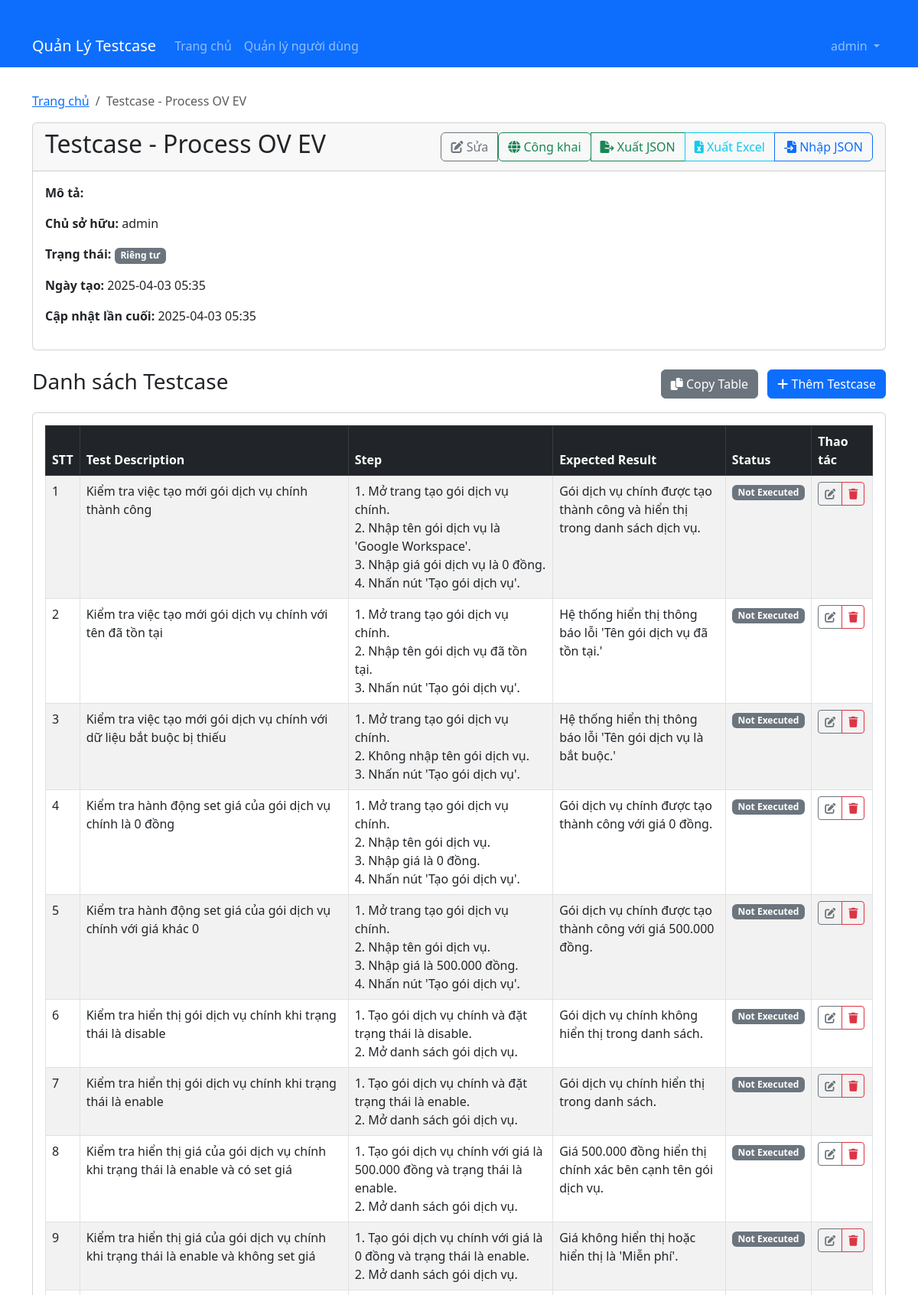
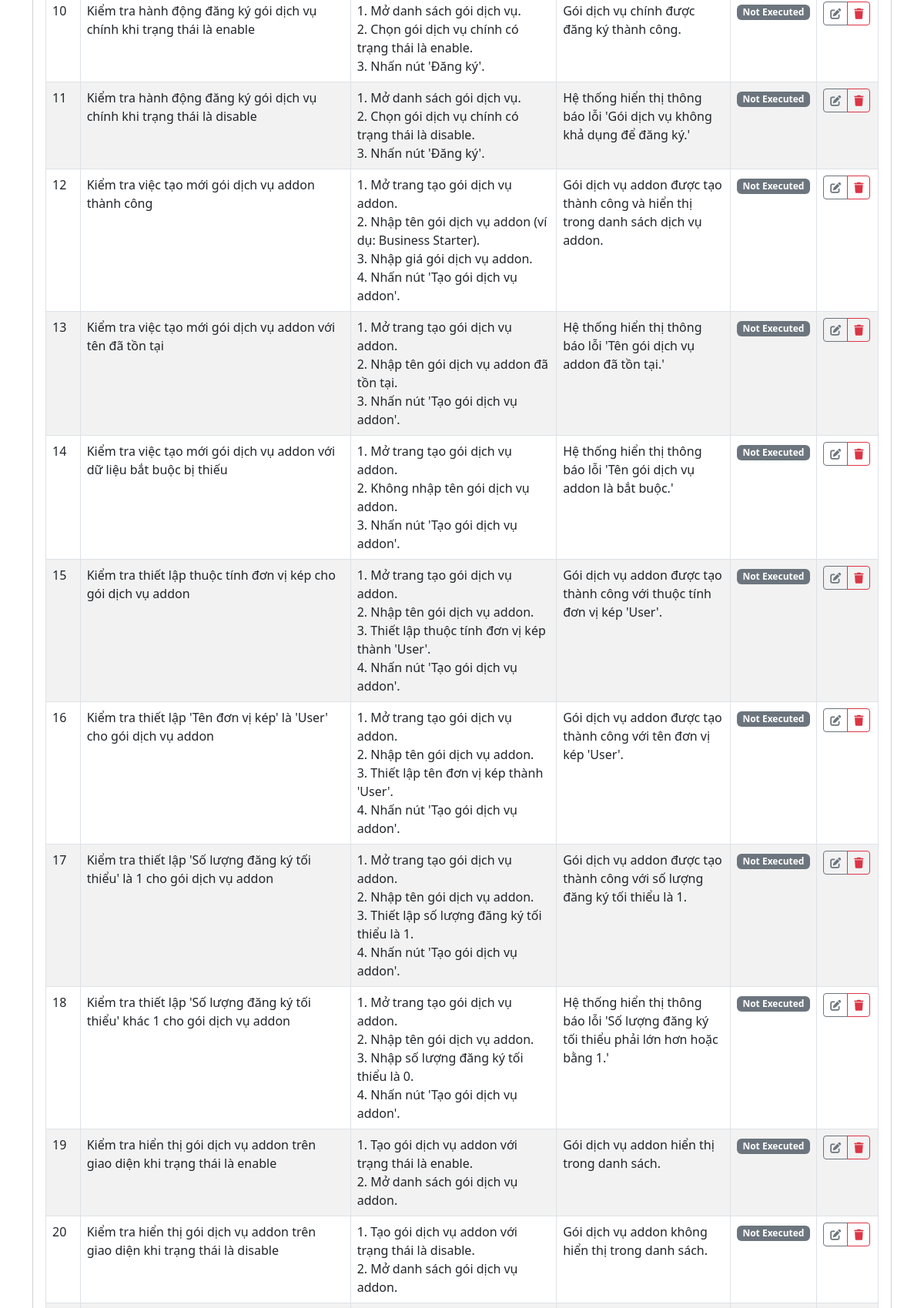
Page /testcase-set/1 (signed in, upper part) on the committed database (2 pictures, top to bottom).
### models/user.py (models this page shows, shortened)
class User(db.Model):
    id = db.Column(db.Integer, primary_key=True)
    username = db.Column(db.String(64), unique=True, nullable=False)
    email = db.Column(db.String(120), unique=True, nullable=False)
    password_hash = db.Column(db.String(128))
    is_admin = db.Column(db.Boolean, default=False)
    created_at = db.Column(db.DateTime, default=datetime.utcnow)
    testcase_sets = db.relationship('TestCaseSet', backref='user', lazy=True)

### models/testcase_set.py (models this page shows, shortened)
class TestCaseSet(db.Model):
    id = db.Column(db.Integer, primary_key=True)
    name = db.Column(db.String(100), nullable=False)
    description = db.Column(db.String(255))
    created_at = db.Column(db.DateTime, default=datetime.utcnow)
    updated_at = db.Column(db.DateTime, default=datetime.utcnow, onupdate=datetime.utcnow)
    test_cases = db.relationship('TestCase', backref='test_case_set', lazy=True, cascade="all, delete-orphan")
    user_id = db.Column(db.Integer, db.ForeignKey('user.id'))
    is_public = db.Column(db.Boolean, default=False)  # Testcase có công khai không

### models/testcase.py (models this page shows, shortened)
class TestCase(db.Model):
    id = db.Column(db.Integer, primary_key=True)
    test_case_set_id = db.Column(db.Integer, db.ForeignKey('test_case_set.id'), nullable=False)
    number = db.Column(db.Integer, nullable=False)  # Đảm bảo thuộc tính này tồn tại
    description = db.Column(db.Text, nullable=False)
    step = db.Column(db.Text)
    expected_result = db.Column(db.Text)
    status = db.Column(db.String(20), default='Not Executed')
    created_at = db.Column(db.DateTime, default=datetime.utcnow)
    updated_at = db.Column(db.DateTime, default=datetime.utcnow, onupdate=datetime.utcnow)

### routes/testcase_set.py (the view)
@testcase_set_bp.route('/<int:id>')
@login_required
def detail(id):
    testcase_set = TestCaseSet.query.get_or_404(id)
    if not testcase_set.is_public and testcase_set.user_id != session.get('user_id') and not session.get('is_admin'):
        flash('Bạn không có quyền xem bộ test case này', 'danger')
        return redirect(url_for('testcase_set.index'))
    testcases = TestCase.query.filter_by(test_case_set_id=id).all()
    return render_template('testcase_set_detail.html', testcase_set=testcase_set, testcases=testcases)

### app.py (called while the page is built)
@app.template_filter('nl2br')
def nl2br(value):
    if value:
        return value.replace('\n', '<br>')
    return ''

@app.context_processor
def inject_session():
    from flask import session
    return dict(session=session)

### routes/auth.py (called while the page is built)
def login_required(f):
    @wraps(f)
    def decorated_function(*args, **kwargs):
        if 'user_id' not in session:
            flash('Vui lòng đăng nhập để tiếp tục', 'warning')
            return redirect(url_for('auth.login', next=request.url))
        return f(*args, **kwargs)
    return decorated_function

### templates/testcase_set_detail.html (shortened to what this page needs)
{% extends 'base.html' %}
{% block content %}
<nav aria-label="breadcrumb">
    <ol class="breadcrumb">
        <li class="breadcrumb-item"><a href="{{ url_for('dashboard') }}">Trang chủ</a></li>
        <li class="breadcrumb-item active">{{ testcase_set.name }}</li>
    </ol>
</nav>
<div class="card mb-4">
    <div class="card-header">
        <div class="d-flex justify-content-between align-items-center">
            <h2>{{ testcase_set.name }}</h2>
            <div class="btn-group" role="group">
                {% if session.is_admin or testcase_set.user_id == session.user_id %}
                <a href="{{ url_for('testcase_set.edit', id=testcase_set.id) }}" class="btn btn-outline-secondary">
                    <i class="fas fa-edit"></i> Sửa
                </a>
                <form action="{{ url_for('testcase_set.toggle_public', id=testcase_set.id) }}" method="post" class="d-inline">
                    <button type="submit" class="btn btn-outline-{% if testcase_set.is_public %}warning{% else %}success{% endif %}">
                        <i class="fas fa-{% if testcase_set.is_public %}lock{% else %}globe{% endif %}"></i>
                        {% if testcase_set.is_public %}Đặt riêng tư{% else %}Công khai{% endif %}
                    </button>
                </form>
                {% endif %}
                <a href="{{ url_for('testcase_set.export', id=testcase_set.id) }}" class="btn btn-outline-success">
                    <i class="fas fa-file-export"></i> Xuất JSON
                </a>
                <a href="{{ url_for('testcase_set.export_excel', id=testcase_set.id) }}" class="btn btn-outline-info">
                    <i class="fas fa-file-excel"></i> Xuất Excel
                </a>
                {% if session.is_admin or testcase_set.user_id == session.user_id %}
                <button type="button" class="btn btn-outline-primary" data-bs-toggle="modal" data-bs-target="#importModal">
                    <i class="fas fa-file-import"></i> Nhập JSON
                </button>
                {% endif %}
            </div>
        </div>
    </div>
    <div class="card-body">
        <p><strong>Mô tả:</strong> {{ testcase_set.description }}</p>
        <p><strong>Chủ sở hữu:</strong> {{ testcase_set.user.username if testcase_set.user else 'N/A' }}</p>
        <p>
            <strong>Trạng thái:</strong>
            <span class="badge {% if testcase_set.is_public %}bg-success{% else %}bg-secondary{% endif %}">
                {% if testcase_set.is_public %}Công khai{% else %}Riêng tư{% endif %}
            </span>
        </p>
        <p><strong>Ngày tạo:</strong> {{ testcase_set.created_at.strftime('%Y-%m-%d %H:%M') }}</p>
        <p><strong>Cập nhật lần cuối:</strong> {{ testcase_set.updated_at.strftime('%Y-%m-%d %H:%M') }}</p>
    </div>
</div>
<div class="d-flex justify-content-between align-items-center mb-3">
    <h3>Danh sách Testcase</h3>
    <div>
        <button id="copyTableBtn" class="btn btn-secondary me-2">
            <i class="fas fa-copy"></i> Copy Table
        </button>
        {% if session.is_admin or testcase_set.user_id == session.user_id %}
        <a href="{{ url_for('testcase.create', testcase_set_id=testcase_set.id) }}" class="btn btn-primary">
            <i class="fas fa-plus"></i> Thêm Testcase
        </a>
        {% endif %}
    </div>
</div>
{% if testcase_set.test_cases %}
    <div class="card">
        <div class="card-body">
            <div class="table-responsive">
                <table id="testcaseTable" class="table table-striped table-bordered">
                    <thead class="table-dark">
                        <tr>
                            <th>STT</th>
                            <th>Test Description</th>
                            <th>Step</th>
                            <th>Expected Result</th>
                            <th>Status</th>
                            {% if session.is_admin or testcase_set.user_id == session.user_id %}
                            <th>Thao tác</th>
                            {% endif %}
                        </tr>
                    </thead>
                    <tbody>
                        {% for testcase in testcase_set.test_cases|sort(attribute='number') %}
                        <tr>
                            <td>{{ testcase.number }}</td>
                            <td>{{ testcase.description }}</td>
                            <td>{{ testcase.step|nl2br|safe }}</td>
                            <td>{{ testcase.expected_result }}</td>
                            <td>
                                <span class="badge {% if testcase.status == 'Passed' %}bg-success{% elif testcase.status == 'Failed' %}bg-danger{% else %}bg-secondary{% endif %}">
                                    {{ testcase.status }}
                                </span>
                            </td>
                            {% if session.is_admin or testcase_set.user_id == session.user_id %}
                            <td>
                                <div class="btn-group" role="group">
                                    <a href="{{ url_for('testcase.edit', id=testcase.id) }}" class="btn btn-sm btn-outline-secondary">
                                        <i class="fas fa-edit"></i>
                                    </a>
                                    <button type="button" class="btn btn-sm btn-outline-danger" data-bs-toggle="modal" data-bs-target="#deleteTestCaseModal{{ testcase.id }}">
                                        <i class="fas fa-trash"></i>
                                    </button>
                                </div>
                            </td>
                            {% endif %}
                        </tr>
                        {% endfor %}
                    </tbody>
                </table>
            </div>
        </div>
    </div>
{% else %}
    <div class="alert alert-info">
        Chưa có testcase nào trong bộ này. Thêm testcase mới hoặc nhập từ file JSON.
    </div>
{% endif %}
{% endblock %}

### templates/base.html (shortened to what this page needs)
<!DOCTYPE html>
<html lang="vi">
<head>
    <link href="https://cdn.jsdelivr.net/npm/bootstrap@5.3.0-alpha1/dist/css/bootstrap.min.css" rel="stylesheet">
    <link rel="stylesheet" href="https://cdnjs.cloudflare.com/ajax/libs/font-awesome/6.0.0-beta3/css/all.min.css">
</head>
<body>
    <nav class="navbar navbar-expand-lg navbar-dark bg-primary">
        <div class="container">
            <a class="navbar-brand" href="{{ url_for('dashboard') }}">Quản Lý Testcase</a>
            <div class="collapse navbar-collapse" id="navbarNav">
                <ul class="navbar-nav">
                    {% if session.user_id %}
                    <li class="nav-item">
                        <a class="nav-link" href="{{ url_for('dashboard') }}">Trang chủ</a>
                    </li>
                    {% if session.is_admin %}
                    <li class="nav-item">
                        <a class="nav-link" href="{{ url_for('auth.user_list') }}">Quản lý người dùng</a>
                    </li>
                    {% endif %}
                    {% endif %}
                </ul>
                <ul class="navbar-nav ms-auto">
                    {% if session.user_id %}
                    <li class="nav-item dropdown">
                        <a class="nav-link dropdown-toggle" href="#" id="navbarDropdown" role="button" data-bs-toggle="dropdown" aria-expanded="false">
                            {{ session.username }}
                        </a>
                    </li>
                    {% endif %}
                </ul>
            </div>
        </div>
    </nav>
    <div class="container">
        {% block content %}{% endblock %}
    </div>
</body>
</html>

### templates/base.html (style rules this page uses)
.container { margin-top: 2rem; }
.badge.bg-secondary { background-color: #6c757d !important; }

### rows in the picture
User: username "admin", user "admin"
TestCaseSet: name "Testcase - Process OV EV", created_at "2025-04-03 05:35", updated_at "2025-04-03 05:35"
TestCase: number "1", description "Kiểm tra việc tạo mới gói dịch vụ chính thành công", step "1. Mở trang tạo gói dịch vụ chính. 2. Nhập tên gói dịch vụ là 'Google Workspace'. 3. Nhập giá gói dịch vụ là 0 đồng. 4. Nhấn nút 'Tạo gói dịch vụ'.", expected_result "Gói dịch vụ chính được tạo thành công và hiển thị trong danh sách dịch vụ.", status "Not Executed"
TestCase: number "2", description "Kiểm tra việc tạo mới gói dịch vụ chính với tên đã tồn tại", step "1. Mở trang tạo gói dịch vụ chính. 2. Nhập tên gói dịch vụ đã tồn tại. 3. Nhấn nút 'Tạo gói dịch vụ'.", expected_result "Hệ thống hiển thị thông báo lỗi 'Tên gói dịch vụ đã tồn tại.'", status "Not Executed"
TestCase: number "3", description "Kiểm tra việc tạo mới gói dịch vụ chính với dữ liệu bắt buộc bị thiếu", step "1. Mở trang tạo gói dịch vụ chính. 2. Không nhập tên gói dịch vụ. 3. Nhấn nút 'Tạo gói dịch vụ'.", expected_result "Hệ thống hiển thị thông báo lỗi 'Tên gói dịch vụ là bắt buộc.'", status "Not Executed"
TestCase: number "4", description "Kiểm tra hành động set giá của gói dịch vụ chính là 0 đồng", step "1. Mở trang tạo gói dịch vụ chính. 2. Nhập tên gói dịch vụ. 3. Nhập giá là 0 đồng. 4. Nhấn nút 'Tạo gói dịch vụ'.", expected_result "Gói dịch vụ chính được tạo thành công với giá 0 đồng.", status "Not Executed"
TestCase: number "5", description "Kiểm tra hành động set giá của gói dịch vụ chính với giá khác 0", step "1. Mở trang tạo gói dịch vụ chính. 2. Nhập tên gói dịch vụ. 3. Nhập giá là 500.000 đồng. 4. Nhấn nút 'Tạo gói dịch vụ'.", expected_result "Gói dịch vụ chính được tạo thành công với giá 500.000 đồng.", status "Not Executed"
TestCase: number "6", description "Kiểm tra hiển thị gói dịch vụ chính khi trạng thái là disable", step "1. Tạo gói dịch vụ chính và đặt trạng thái là disable. 2. Mở danh sách gói dịch vụ.", expected_result "Gói dịch vụ chính không hiển thị trong danh sách.", status "Not Executed"
TestCase: number "7", description "Kiểm tra hiển thị gói dịch vụ chính khi trạng thái là enable", step "1. Tạo gói dịch vụ chính và đặt trạng thái là enable. 2. Mở danh sách gói dịch vụ.", expected_result "Gói dịch vụ chính hiển thị trong danh sách.", status "Not Executed"
TestCase: number "8", description "Kiểm tra hiển thị giá của gói dịch vụ chính khi trạng thái là enable và có set giá", step "1. Tạo gói dịch vụ chính với giá là 500.000 đồng và trạng thái là enable. 2. Mở danh sách gói dịch vụ.", expected_result "Giá 500.000 đồng hiển thị chính xác bên cạnh tên gói dịch vụ.", status "Not Executed"
TestCase: number "9", description "Kiểm tra hiển thị giá của gói dịch vụ chính khi trạng thái là enable và không set giá", step "1. Tạo gói dịch vụ chính với giá là 0 đồng và trạng thái là enable. 2. Mở danh sách gói dịch vụ.", expected_result "Giá không hiển thị hoặc hiển thị là 'Miễn phí'.", status "Not Executed"
TestCase: number "10", description "Kiểm tra hành động đăng ký gói dịch vụ chính khi trạng thái là enable", step "1. Mở danh sách gói dịch vụ. 2. Chọn gói dịch vụ chính có trạng thái là enable. 3. Nhấn nút 'Đăng ký'.", expected_result "Gói dịch vụ chính được đăng ký thành công.", status "Not Executed"
TestCase: number "11", description "Kiểm tra hành động đăng ký gói dịch vụ chính khi trạng thái là disable", step "1. Mở danh sách gói dịch vụ. 2. Chọn gói dịch vụ chính có trạng thái là disable. 3. Nhấn nút 'Đăng ký'.", expected_result "Hệ thống hiển thị thông báo lỗi 'Gói dịch vụ không khả dụng để đăng ký.'", status "Not Executed"
TestCase: number "12", description "Kiểm tra việc tạo mới gói dịch vụ addon thành công", step "1. Mở trang tạo gói dịch vụ addon. 2. Nhập tên gói dịch vụ addon (ví dụ: Business Starter). 3. Nhập giá gói dịch vụ addon. 4. Nhấn nút 'Tạo gói dịch vụ addon'.", expected_result "Gói dịch vụ addon được tạo thành công và hiển thị trong danh sách dịch vụ addon.", status "Not Executed"
TestCase: number "13", description "Kiểm tra việc tạo mới gói dịch vụ addon với tên đã tồn tại", step "1. Mở trang tạo gói dịch vụ addon. 2. Nhập tên gói dịch vụ addon đã tồn tại. 3. Nhấn nút 'Tạo gói dịch vụ addon'.", expected_result "Hệ thống hiển thị thông báo lỗi 'Tên gói dịch vụ addon đã tồn tại.'", status "Not Executed"
TestCase: number "14", description "Kiểm tra việc tạo mới gói dịch vụ addon với dữ liệu bắt buộc bị thiếu", step "1. Mở trang tạo gói dịch vụ addon. 2. Không nhập tên gói dịch vụ addon. 3. Nhấn nút 'Tạo gói dịch vụ addon'.", expected_result "Hệ thống hiển thị thông báo lỗi 'Tên gói dịch vụ addon là bắt buộc.'", status "Not Executed"
TestCase: number "15", description "Kiểm tra thiết lập thuộc tính đơn vị kép cho gói dịch vụ addon", step "1. Mở trang tạo gói dịch vụ addon. 2. Nhập tên gói dịch vụ addon. 3. Thiết lập thuộc tính đơn vị kép thành 'User'. 4. Nhấn nút 'Tạo gói dịch vụ addon'.", expected_result "Gói dịch vụ addon được tạo thành công với thuộc tính đơn vị kép 'User'.", status "Not Executed"
TestCase: number "16", description "Kiểm tra thiết lập 'Tên đơn vị kép' là 'User' cho gói dịch vụ addon", step "1. Mở trang tạo gói dịch vụ addon. 2. Nhập tên gói dịch vụ addon. 3. Thiết lập tên đơn vị kép thành 'User'. 4. Nhấn nút 'Tạo gói dịch vụ addon'.", expected_result "Gói dịch vụ addon được tạo thành công với tên đơn vị kép 'User'.", status "Not Executed"
TestCase: number "17", description "Kiểm tra thiết lập 'Số lượng đăng ký tối thiểu' là 1 cho gói dịch vụ addon", step "1. Mở trang tạo gói dịch vụ addon. 2. Nhập tên gói dịch vụ addon. 3. Thiết lập số lượng đăng ký tối thiểu là 1. 4. Nhấn nút 'Tạo gói dịch vụ addon'.", expected_result "Gói dịch vụ addon được tạo thành công với số lượng đăng ký tối thiểu là 1.", status "Not Executed"
TestCase: number "18", description "Kiểm tra thiết lập 'Số lượng đăng ký tối thiểu' khác 1 cho gói dịch vụ addon", step "1. Mở trang tạo gói dịch vụ addon. 2. Nhập tên gói dịch vụ addon. 3. Nhập số lượng đăng ký tối thiểu là 0. 4. Nhấn nút 'Tạo gói dịch vụ addon'.", expected_result "Hệ thống hiển thị thông báo lỗi 'Số lượng đăng ký tối thiểu phải lớn hơn hoặc bằng 1.'", status "Not Executed"
TestCase: number "19", description "Kiểm tra hiển thị gói dịch vụ addon trên giao diện khi trạng thái là enable", step "1. Tạo gói dịch vụ addon với trạng thái là enable. 2. Mở danh sách gói dịch vụ addon.", expected_result "Gói dịch vụ addon hiển thị trong danh sách.", status "Not Executed"
TestCase: number "20", description "Kiểm tra hiển thị gói dịch vụ addon trên giao diện khi trạng thái là disable", step "1. Tạo gói dịch vụ addon với trạng thái là disable. 2. Mở danh sách gói dịch vụ addon.", expected_result "Gói dịch vụ addon không hiển thị trong danh sách.", status "Not Executed"
